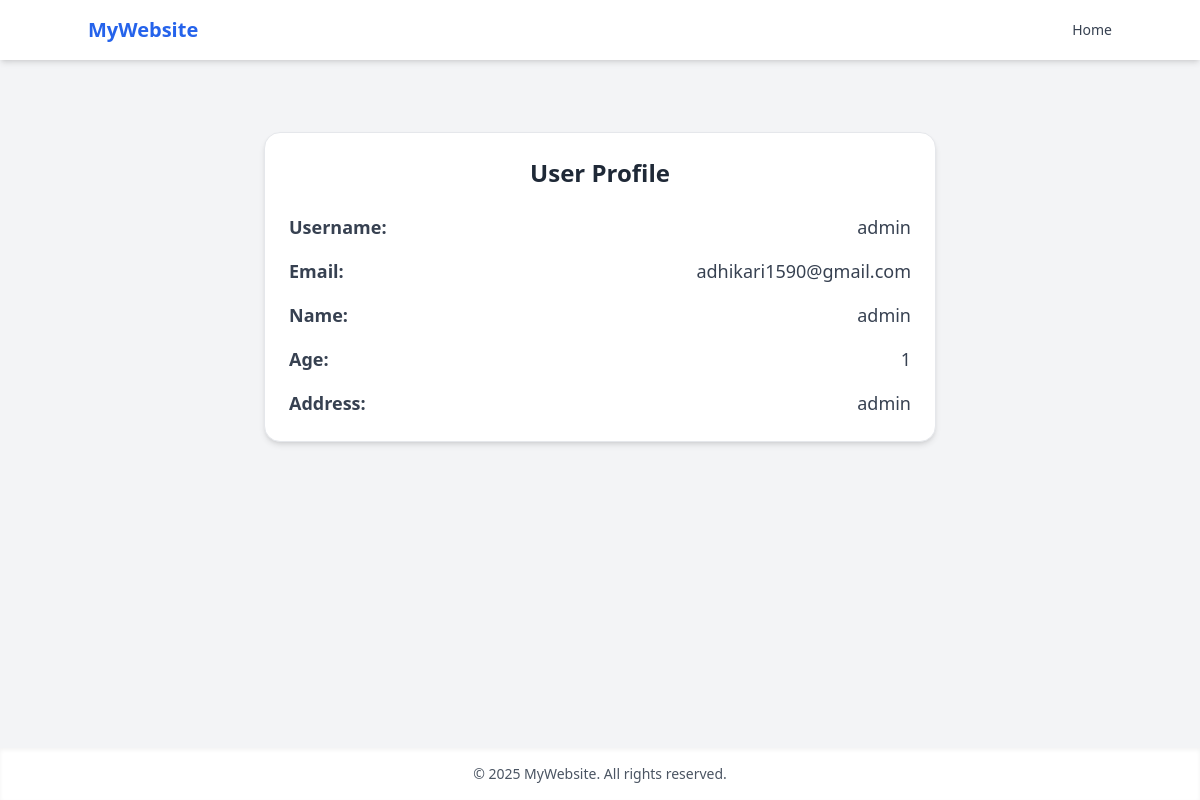
Page /profile/admin/ on the committed database.
### app/models.py (models this page shows)
class Profile(models.Model):
    user = models.OneToOneField(User,on_delete=models.CASCADE,null=True,blank=True)
    name = models.CharField(max_length=200)
    age = models.IntegerField()
    address = models.CharField(max_length=200)

### app/views.py (the view)
# urls.py: path('profile/<str:username>/',profileDetail,name = "profiledetail"),
def profileDetail(request,username):
    try :
        user = User.objects.get(username = username) #bisesh
        profile = Profile.objects.get(user = user)
    except:
        return render(request,'404.html')
    context = {
        'profile':profile
    }
    return render(request,'detailpage.html',context)

### templates/detailpage.html
{% extends 'base.html' %}
{% block content %}
<div class="max-w-2xl mx-auto p-6 mt-10 bg-white rounded-2xl shadow-md border border-gray-200">
    <h2 class="text-2xl font-bold mb-6 text-gray-800 text-center">User Profile</h2>
    <div class="space-y-4 text-gray-700 text-lg">
        <div class="flex justify-between">
            <span class="font-semibold">Username:</span>
            <span>{{ profile.user.username }}</span>
        </div>
        <div class="flex justify-between">
            <span class="font-semibold">Email:</span>
            <span>{{ profile.user.email }}</span>
        </div>
        <div class="flex justify-between">
            <span class="font-semibold">Name:</span>
            <span>{{ profile.name }}</span>
        </div>
        <div class="flex justify-between">
            <span class="font-semibold">Age:</span>
            <span>{{ profile.age }}</span>
        </div>
        <div class="flex justify-between">
            <span class="font-semibold">Address:</span>
            <span>{{ profile.address }}</span>
        </div>
    </div>
</div>
{% endblock %}

### rows in the picture
Profile: user.username "admin", user.email "adhikari1590@gmail.com", name "admin", age "1", address "admin"
